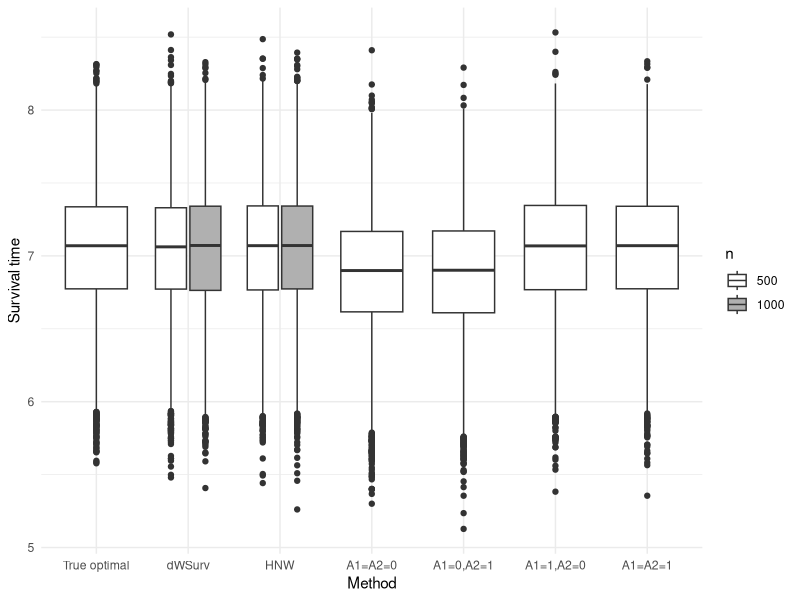
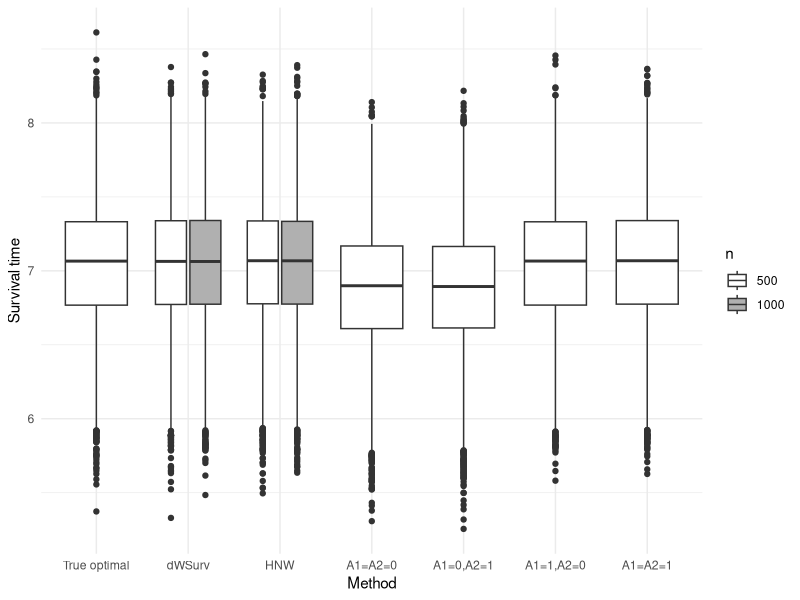
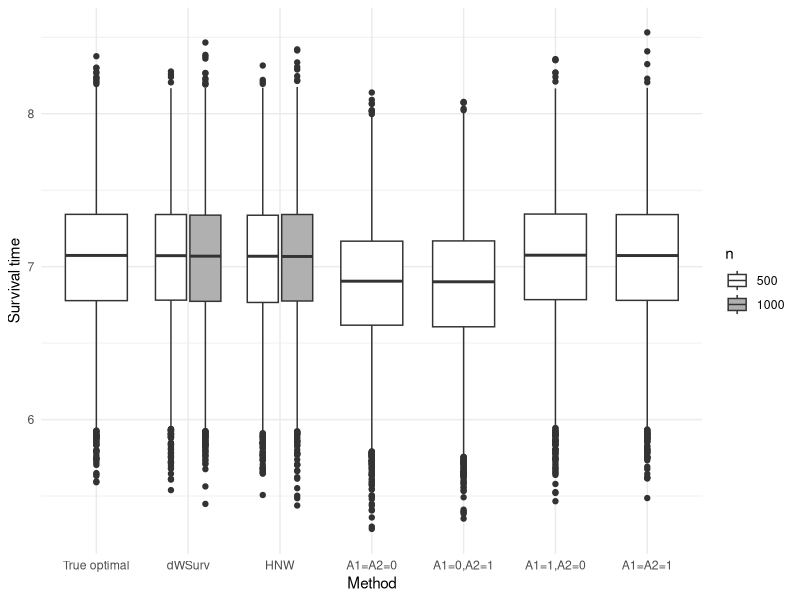
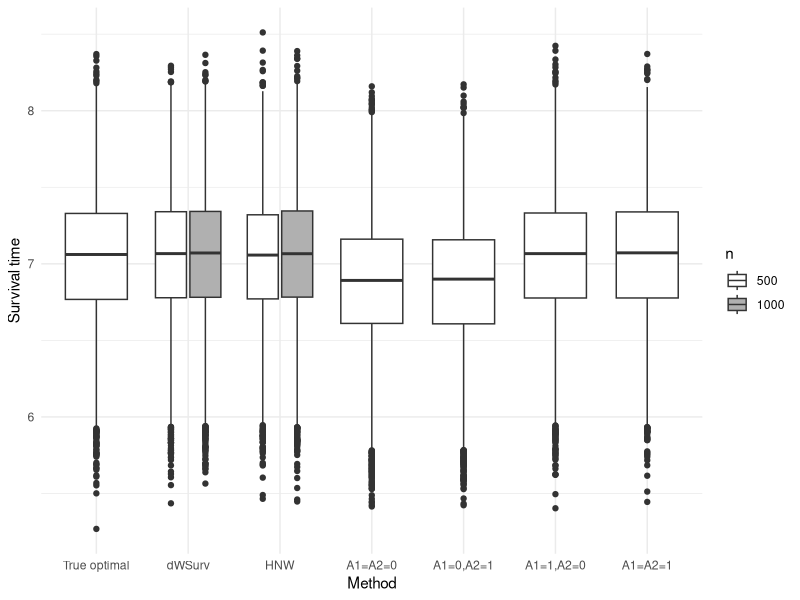
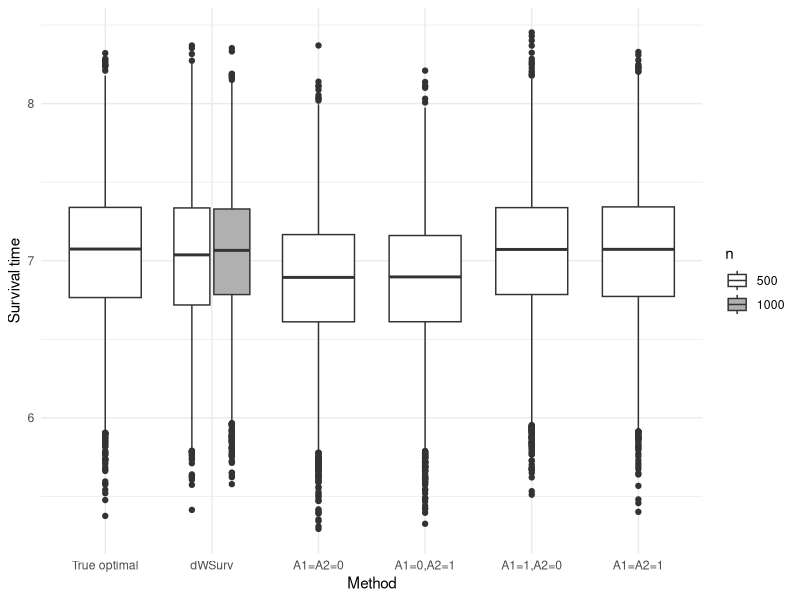
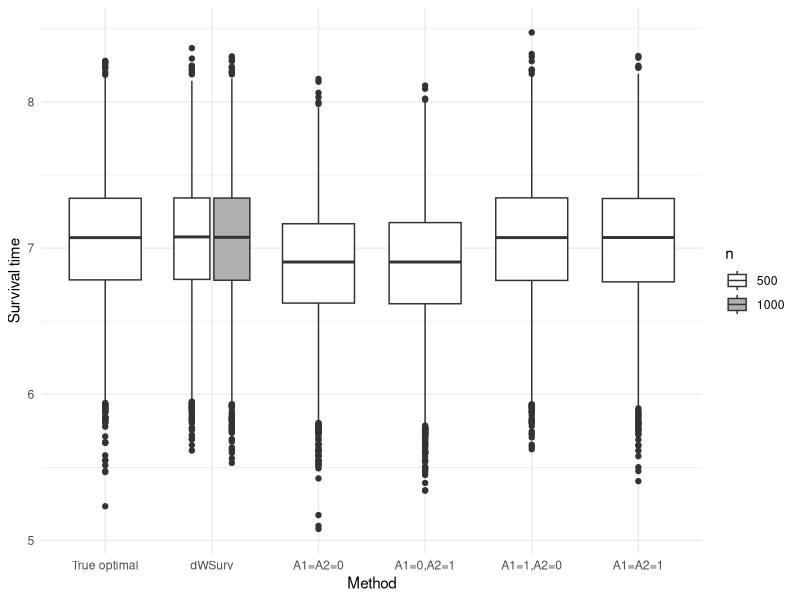

Generate these figures, in order, with R:
###########################################################################
# Description:  This R script allows reproducing the plots in Section 4 of
#               Supplemental_simulations.pdf
#
# User instructions: The folder 'Reproduce_simulations_results' should be
#               saved on the user's computer. The variable mainpath should
#               be replaced by the location of that folder on the user's
#               computer.
#
# Important note: The following script depends on how the simulation 
#               results in .txt are sorted in their corresponding folders. 
#               The .txt files should be sorted by name.
#
# Last updated: July 26, 2018
###########################################################################

library(ggplot2)
# mainpath: location of the folder "Reproduce_simulations_results"
mainpath <- ""
secpath <- "Comparison_survival_time/Results/"
setwd(paste(mainpath, secpath, sep = ""))


#### Visualize survival time distribution, n=500 and 1000, independent censoring 30% ####
d500 <- read.table("indep30_500.txt")
d1000 <- read.table("indep30_1000.txt")

dall <- as.data.frame(c(as.matrix(d500), as.matrix(d1000)))
colnames(dall) <- "survtime"
dall$method <- as.factor(rep(rep(c("True optimal", "dWSurv", "HNW", "A1=A2=0", "A1=0,A2=1", "A1=1,A2=0", "A1=A2=1"), each = 10000), 2))
dall$n <- as.factor(rep(c(500, 1000), each = 70000))
dall$method <- factor(dall$method, levels = c("True optimal", "dWSurv", "HNW", "A1=A2=0", "A1=0,A2=1", "A1=1,A2=0", "A1=A2=1"))
dall <- dall[which(dall$method %in% c("dWSurv", "HNW") | dall$n == "500"),]

png(paste(mainpath, "Comparison_survival_time/compare_indep30.png", sep = ""), width = 643, height = 375)
ggplot(dall, aes(x= method, y = survtime, fill = n)) + geom_boxplot() + theme_minimal() + scale_fill_manual(values = c("white", "grey69")) + xlab("Method") + ylab("Survival time")
dev.off()

#### Visualize survival time distribution, n=500 and 1000, independent censoring 60% ####
d500 <- read.table("indep60_500.txt")
d1000 <- read.table("indep60_1000.txt")

dall <- as.data.frame(c(as.matrix(d500), as.matrix(d1000)))
colnames(dall) <- "survtime"
dall$method <- as.factor(rep(rep(c("True optimal", "dWSurv", "HNW", "A1=A2=0", "A1=0,A2=1", "A1=1,A2=0", "A1=A2=1"), each = 10000), 2))
dall$n <- as.factor(rep(c(500, 1000), each = 70000))
dall$method <- factor(dall$method, levels = c("True optimal", "dWSurv", "HNW", "A1=A2=0", "A1=0,A2=1", "A1=1,A2=0", "A1=A2=1"))
dall <- dall[which(dall$method %in% c("dWSurv", "HNW") | dall$n == "500"),]

png(paste(mainpath, "Comparison_survival_time/compare_indep60.png", sep = ""), width = 643, height = 375)
ggplot(dall, aes(x= method, y = survtime, fill = n)) + geom_boxplot() + theme_minimal() + scale_fill_manual(values = c("white", "grey69")) + xlab("Method") + ylab("Survival time")
dev.off()

#### Visualize survival time distribution, n=500 and 1000, baseline dependent censoring 30% ####
d500 <- read.table("X1dep30_500.txt")
d1000 <- read.table("X1dep30_1000.txt")

dall <- as.data.frame(c(as.matrix(d500), as.matrix(d1000)))
colnames(dall) <- "survtime"
dall$method <- as.factor(rep(rep(c("True optimal", "dWSurv", "HNW", "A1=A2=0", "A1=0,A2=1", "A1=1,A2=0", "A1=A2=1"), each = 10000), 2))
dall$n <- as.factor(rep(c(500, 1000), each = 70000))
dall$method <- factor(dall$method, levels = c("True optimal", "dWSurv", "HNW", "A1=A2=0", "A1=0,A2=1", "A1=1,A2=0", "A1=A2=1"))
dall <- dall[which(dall$method %in% c("dWSurv", "HNW") | dall$n == "500"),]

png(paste(mainpath, "Comparison_survival_time/compare_X1dep30.png", sep = ""), width = 643, height = 375)
ggplot(dall, aes(x= method, y = survtime, fill = n)) + geom_boxplot() + theme_minimal() + scale_fill_manual(values = c("white", "grey69")) + xlab("Method") + ylab("Survival time")
dev.off()

#### Visualize survival time distribution, n=500 and 1000, baseline dependent censoring 60% ####
d500 <- read.table("X1dep60_500.txt")
d1000 <- read.table("X1dep60_1000.txt")

dall <- as.data.frame(c(as.matrix(d500), as.matrix(d1000)))
colnames(dall) <- "survtime"
dall$method <- as.factor(rep(rep(c("True optimal", "dWSurv", "HNW", "A1=A2=0", "A1=0,A2=1", "A1=1,A2=0", "A1=A2=1"), each = 10000), 2))
dall$n <- as.factor(rep(c(500, 1000), each = 70000))
dall$method <- factor(dall$method, levels = c("True optimal", "dWSurv", "HNW", "A1=A2=0", "A1=0,A2=1", "A1=1,A2=0", "A1=A2=1"))
dall <- dall[which(dall$method %in% c("dWSurv", "HNW") | dall$n == "500"),]

png(paste(mainpath, "Comparison_survival_time/compare_X1dep60.png", sep = ""), width = 643, height = 375)
ggplot(dall, aes(x= method, y = survtime, fill = n)) + geom_boxplot() + theme_minimal() + scale_fill_manual(values = c("white", "grey69")) + xlab("Method") + ylab("Survival time")
dev.off()

#### Visualize survival time distribution, n=500 and 1000, time-varying dependent censoring 30% ####
d500 <- read.table("X1X2dep30_500.txt")
d1000 <- read.table("X1X2dep30_1000.txt")

dall <- as.data.frame(c(as.matrix(d500), as.matrix(d1000)))
colnames(dall) <- "survtime"
dall$method <- as.factor(rep(rep(c("True optimal", "dWSurv", "A1=A2=0", "A1=0,A2=1", "A1=1,A2=0", "A1=A2=1"), each = 10000), 2))
dall$n <- as.factor(rep(c(500, 1000), each = 60000))
dall$method <- factor(dall$method, levels = c("True optimal", "dWSurv", "A1=A2=0", "A1=0,A2=1", "A1=1,A2=0", "A1=A2=1"))
dall <- dall[which(dall$method == "dWSurv" | dall$n == "500"),]

png(paste(mainpath, "Comparison_survival_time/compare_X1X2dep30.png", sep = ""), width = 643, height = 375)
ggplot(dall, aes(x= method, y = survtime, fill = n)) + geom_boxplot() + theme_minimal() + scale_fill_manual(values = c("white", "grey69")) + xlab("Method") + ylab("Survival time")
dev.off()

#### Visualize survival time distribution, n=500 and 1000, time-varying dependent censoring 60% ####
d500 <- read.table("X1X2dep60_500.txt")
d1000 <- read.table("X1X2dep60_1000.txt")

dall <- as.data.frame(c(as.matrix(d500), as.matrix(d1000)))
colnames(dall) <- "survtime"
dall$method <- as.factor(rep(rep(c("True optimal", "dWSurv", "A1=A2=0", "A1=0,A2=1", "A1=1,A2=0", "A1=A2=1"), each = 10000), 2))
dall$n <- as.factor(rep(c(500, 1000), each = 60000))
dall$method <- factor(dall$method, levels = c("True optimal", "dWSurv", "A1=A2=0", "A1=0,A2=1", "A1=1,A2=0", "A1=A2=1"))
dall <- dall[which(dall$method == "dWSurv" | dall$n == "500"),]

png(paste(mainpath, "Comparison_survival_time/compare_X1X2dep60.png", sep = ""), width = 643, height = 375)
ggplot(dall, aes(x= method, y = survtime, fill = n)) + geom_boxplot() + theme_minimal() + scale_fill_manual(values = c("white", "grey69")) + xlab("Method") + ylab("Survival time")
dev.off()